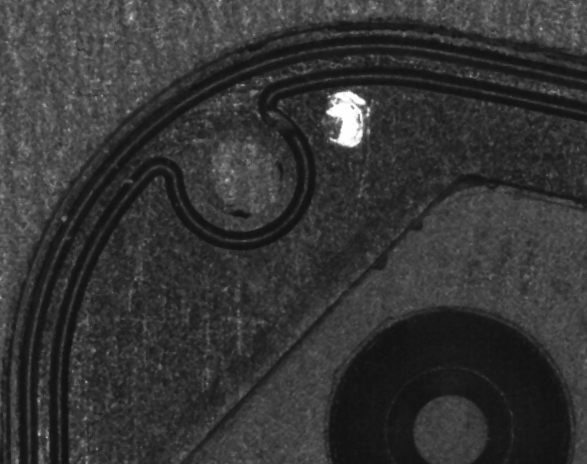
#> input picture image/practice/2D_pattern1.bmp, 587 x 464 px, given in place of shape3.bmp, which was not available
$ python pattern_matching.py
#> lines starting #> are read from the running program, lines starting #| are printed output that depends on the picture; pictures that were not available may be replaced by others from this repository, and a replacement may not be noted

import numpy as np

from PIL import Image
from sklearn.linear_model import Lasso, Ridge
from scipy.sparse import csr_matrix, lil_matrix

import cv2
import itertools
import os

import matplotlib.pyplot as plt
import matplotlib.pyplot as patches


import glob

import json

basepath = '..\\..\image\\practice\\'

with open(basepath + 'pattern_matching.json', 'r') as f:
#> (reads src/practice/pattern_matching.json from the repository)
    tp_info = json.load(f)

### テンプレート画像を読込
image_tp = cv2.imread(basepath + tp_info['reference']['filepath'])
#> image_tp is the input picture: shape (464, 587, 3); min 16, max 254, mean 52.9
image_view_tp = cv2.imread(basepath + tp_info['reference']['imgpath'])
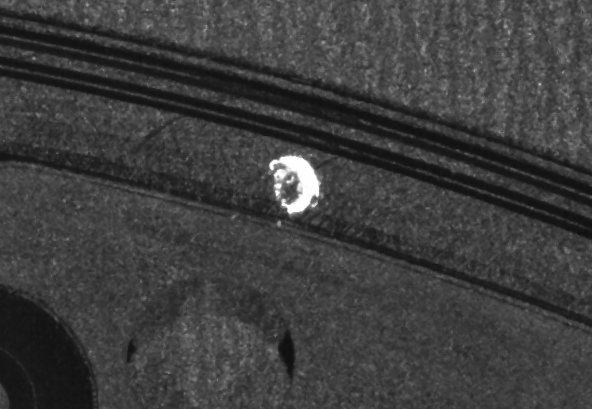
#> input picture image/practice/2D_pattern2.bmp, 592 x 409 px, given in place of shape2.bmp, which was not available
#> image_view_tp is the input picture: shape (409, 592, 3); min 14, max 255, mean 61.6
roi_list = tp_info['reference']['roi']

# roi保存
for name, roi in roi_list.items():
    image_tp_roi = image_view_tp[roi[1]:roi[1]+roi[3], roi[0]:roi[0]+roi[2]]
    cv2.imwrite(basepath + tp_info['reference']['imgpath'] + "_" + name + ".bmp", image_tp_roi)
    pass
#> this loop made 11 passes
#> pass 1, `image_tp_roi = image_view_tp[roi[1]:roi[1]+roi[3], roi[0]:roi[0]+roi[2]]`:
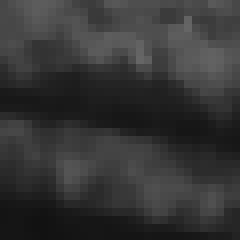
#> image_tp_roi: shape (30, 30, 3) (shown 8 times larger); min 18, max 102, mean 53
#> pass 2, `image_tp_roi = image_view_tp[roi[1]:roi[1]+roi[3], roi[0]:roi[0]+roi[2]]`:
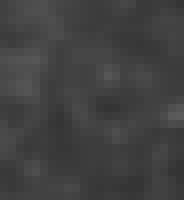
#> image_tp_roi: shape (25, 23, 3) (shown 8 times larger); min 51, max 90, mean 64.8
#> pass 3, `image_tp_roi = image_view_tp[roi[1]:roi[1]+roi[3], roi[0]:roi[0]+roi[2]]`:
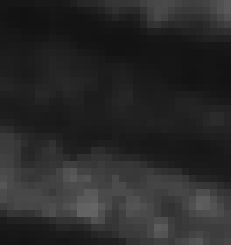
#> image_tp_roi: shape (35, 33, 3) (shown 7 times larger); min 18, max 101, mean 40.8


### サンプル画像
for item in tp_info['sample']:

    # サンプル画像読込
    image_sample = cv2.imread(basepath + item + '.bmp')
    image_sample = cv2.GaussianBlur( image_sample, (1,1), 0)

#> (the run stopped early here; a loop or call above may not have finished)
